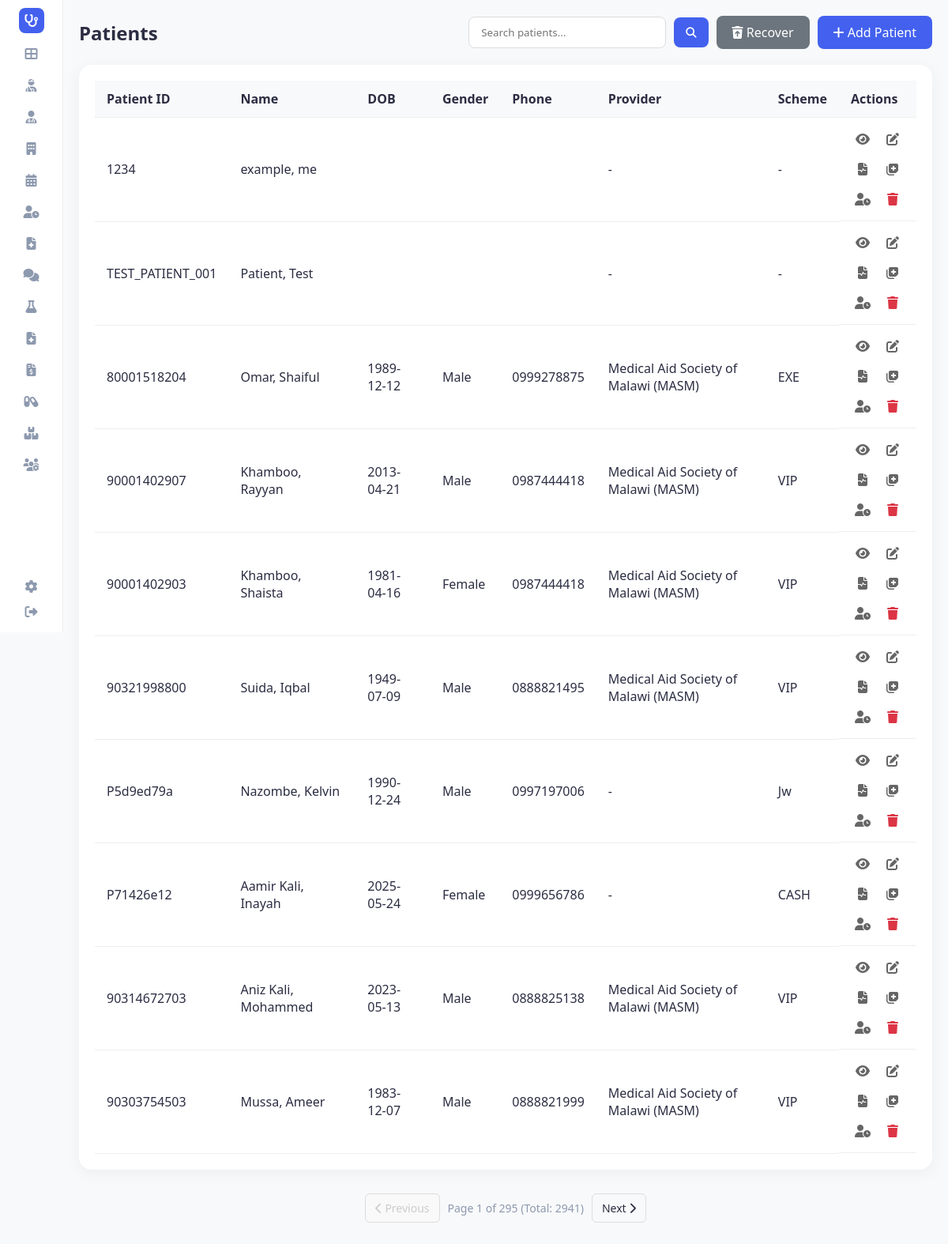
Screenshot of /patients (signed in) with the database file from the repository.
### tables this page shows
CREATE TABLE patients (
                patient_id TEXT PRIMARY KEY,
                first_name TEXT,
                last_name TEXT,
                date_of_birth TEXT,
                gender TEXT,
                phone TEXT,
                email TEXT,
                address TEXT,
                emergency_contact TEXT,
                blood_group TEXT,
                medical_history TEXT,
                created_date TEXT,
                scheme_provider TEXT,
                scheme_type TEXT
            , is_deleted INTEGER DEFAULT 0, deleted_at TEXT);

### app.py (the view)
@app.route('/patients')
def patients():
    page = request.args.get('page', 1, type=int)
    search_term = request.args.get('search', '').replace(',', ' ').strip()
    search_term = " ".join(search_term.split())
    per_page = 10
    conn = hms.db.get_connection()
    cursor = conn.cursor()
    if search_term:
        search_value = f"%{search_term}%"
        query_params = (search_value, search_value, search_value, search_value, search_value, search_value)
        cursor.execute("""
            SELECT * FROM patients
            WHERE is_deleted = 0 AND (
                patient_id LIKE ? OR first_name LIKE ? OR last_name LIKE ?
                OR (first_name || ' ' || last_name) LIKE ?
                OR (last_name || ' ' || first_name) LIKE ?
                OR phone LIKE ?
            )
            ORDER BY rowid DESC LIMIT ? OFFSET ?
        """, (*query_params, per_page, (page - 1) * per_page))
        rows = cursor.fetchall()
        cursor.execute("""
            SELECT COUNT(*) FROM patients
            WHERE is_deleted = 0 AND (
                patient_id LIKE ? OR first_name LIKE ? OR last_name LIKE ?
                OR (first_name || ' ' || last_name) LIKE ?
                OR (last_name || ' ' || first_name) LIKE ?
                OR phone LIKE ?
            )
        """, query_params)
        total_count = cursor.fetchone()[0]
    else:
        cursor.execute("SELECT * FROM patients WHERE is_deleted = 0 ORDER BY rowid DESC LIMIT ? OFFSET ?",
                       (per_page, (page - 1) * per_page))
        rows = cursor.fetchall()
        cursor.execute("SELECT COUNT(*) FROM patients WHERE is_deleted = 0")
        total_count = cursor.fetchone()[0]
    conn.close()
    patients_list = [hms.db._row_to_obj(Patient, row) for row in rows]
    total_pages = math.ceil(total_count / per_page) if total_count else 1
    return render_template('patients.html', patients=patients_list, page=page,
                           total_pages=total_pages, total_count=total_count, search_term=search_term)

### app.py (called while the page is built)
@app.before_request
def require_login():
    allowed_routes = ['login', 'register', 'static']
    if request.endpoint not in allowed_routes and 'user_id' not in session:
        return redirect(url_for('login'))

@app.context_processor
def inject_user():
    username = session.get('username')
    role = session.get('role')
    unread = 0
    if username:
        unread = hms.get_unread_count(username, role)
    return dict(current_user=username, current_role=role, unread_messages_count=unread, hms=hms)

### database/db_manager.py (called while the page is built)
    def get_connection(self):
        conn = sqlite3.connect(self.db_file)
        conn.row_factory = sqlite3.Row
        return conn

    def _row_to_obj(self, cls: Type[T], row: sqlite3.Row) -> T:
        d = dict(row)
        for field in fields(cls):
            if field.type in (dict, Dict[str, Any], list, List[Any]) and d.get(field.name):
                try:
                    d[field.name] = json.loads(d[field.name])
                except:
                    pass
            elif field.type == bool and field.name in d:
                d[field.name] = bool(d[field.name])
        allowed = {f.name for f in fields(cls)}
        filtered = {k: v for k, v in d.items() if k in allowed}
        return cls(**filtered)

### main.py (called while the page is built)
    def get_unread_count(self, user_id: str, role: str) -> int:
        conn = self.db.get_connection()
        cursor = conn.cursor()
        cursor.execute("""
            SELECT COUNT(*) FROM messages
            WHERE is_read = 0 AND (recipient_id = ? OR recipient_id = ? OR recipient_id = 'all')
        """, (user_id, role))
        count = cursor.fetchone()[0]
        conn.close()
        return count

### templates/patients.html (shortened to what this page needs)
<!DOCTYPE html>
<html lang="en">
<head>
    <link rel="stylesheet" href="{{ url_for('static', filename='style.css') }}">
    <link rel="stylesheet" href="https://cdnjs.cloudflare.com/ajax/libs/font-awesome/6.4.0/css/all.min.css">
</head>
<body>
    <div class="container">
        {% include 'sidebar.html' %}
        <main class="main-content">
            <div class="header-actions">
                <h2>Patients</h2>
                <div style="display: flex; gap: 10px;">
                    <form action="{{ url_for('patients') }}" method="get" class="search-form" style="display: flex; align-items: center; gap: 10px;">
                        <input type="text" name="search" placeholder="Search patients..." value="{{ search_term if search_term else '' }}" style="padding: 10px 15px; border: 1px solid #ddd; border-radius: 8px; outline: none; width: 250px;">
                        <button type="submit" style="background-color: #4361ee; color: white; border: none; padding: 10px 15px; border-radius: 8px; cursor: pointer;"><i class="fas fa-search"></i></button>
                    </form>
                    <a href="{{ url_for('deleted_patients') }}" class="btn-add" style="background-color: #6c757d;"><i class="fas fa-trash-restore"></i> Recover</a>
                    <a href="{{ url_for('add_patient') }}" class="btn-add"><i class="fas fa-plus"></i> Add Patient</a>
                </div>
            </div>
            <div class="table-container">
                <table>
                    <thead>
                        <tr>
                            <th>Patient ID</th>
                            <th>Name</th>
                            <th>DOB</th>
                            <th>Gender</th>
                            <th>Phone</th>
                            <th>Provider</th>
                            <th>Scheme</th>
                            <th>Actions</th>
                        </tr>
                    </thead>
                    <tbody>
                        {% for patient in patients %}
                        <tr ondblclick="window.location.href='{{ url_for('patient_details', patient_id=patient.patient_id) }}'" style="cursor: pointer;" title="Double click to view details">
                            <td>{{ patient.patient_id }}</td>
                            <td>{{ patient.last_name }}, {{ patient.first_name }}</td>
                            <td>{{ patient.date_of_birth }}</td>
                            <td>{{ patient.gender }}</td>
                            <td>{{ patient.phone }}</td>
                            <td>{{ patient.scheme_provider or '-' }}</td>
                            <td>{{ patient.scheme_type or '-' }}</td>
                            <td class="actions">
                                <a href="{{ url_for('patient_details', patient_id=patient.patient_id) }}" title="View"><i class="fas fa-eye"></i></a>
                                <a href="{{ url_for('edit_patient', patient_id=patient.patient_id) }}" title="Edit"><i class="fas fa-edit"></i></a>
                                <a href="{{ url_for('patient_records', patient_id=patient.patient_id) }}" title="View All Records"><i class="fas fa-file-medical-alt"></i></a>
                                <a href="{{ url_for('create_medical_record', patient_id=patient.patient_id) }}" title="Create Medical Record"><i class="fas fa-notes-medical"></i></a>
                                <a href="{{ url_for('add_to_queue', patient_id=patient.patient_id) }}" title="Add to Queue"><i class="fas fa-user-clock"></i></a>
                                <a href="{{ url_for('delete_patient', patient_id=patient.patient_id) }}" class="delete" title="Delete" onclick="return confirm('Are you sure you want to delete this patient?')"><i class="fas fa-trash"></i></a>
                            </td>
                        </tr>
                        {% endfor %}
                    </tbody>
                </table>
            </div>
            {% if total_pages > 1 %}
            <div class="pagination">
                <a href="{{ url_for('patients', page=page-1, search=search_term) }}" class="pagination-btn {{ 'disabled' if page == 1 else '' }}">
                    <i class="fas fa-chevron-left"></i> Previous
                </a>
                <div class="pagination-info">
                    Page {{ page }} of {{ total_pages }} (Total: {{ total_count }})
                </div>
                <a href="{{ url_for('patients', page=page+1, search=search_term) }}" class="pagination-btn {{ 'disabled' if page == total_pages else '' }}">
                    Next <i class="fas fa-chevron-right"></i>
                </a>
            </div>
            {% endif %}
        </main>
    </div>
</body>
</html>

### static/style.css (style rules this page uses)
:root { --primary-color: #4361ee; --secondary-color: #3f37c9; --success-color: #4cc9f0; --warning-color: #f72585; --text-dark: #2b2d42; --text-light: #8d99ae; --bg-light: #f8f9fa; --white: #ffffff; --sidebar-width: 80px; --border-radius: 16px; --shadow: 0 4px 20px rgba(0, 0, 0, 0.05); }
* { margin: 0; padding: 0; box-sizing: border-box; font-family: 'Segoe UI', Tahoma, Geneva, Verdana, sans-serif; }
body { background-color: var(--bg-light); color: var(--text-dark); min-height: 100vh; margin: 0; }
.container { display: flex !important; min-height: 100vh !important; height: auto !important; overflow: visible !important; }
.main-content { flex: 1 !important; padding: 20px !important; display: flex; flex-direction: column; min-width: 0; }
.pagination { display: flex; justify-content: center; align-items: center; gap: 10px; margin-top: 20px; padding: 10px; }
.pagination-btn { padding: 8px 12px; border: 1px solid #ddd; border-radius: 6px; text-decoration: none; color: var(--text-dark); transition: all 0.2s; font-size: 14px; }
.pagination-btn.disabled { color: #ccc; pointer-events: none; background-color: #f9f9f9; }
.pagination-info { font-size: 14px; color: var(--text-light); }

### templates/patients.html (style rules this page uses)
.table-container { background-color: white; padding: 20px; border-radius: 16px; box-shadow: 0 4px 20px rgba(0, 0, 0, 0.05); }
.header-actions { display: flex; justify-content: space-between; align-items: center; margin-bottom: 20px; }
.btn-add { background-color: #4361ee; color: white; padding: 10px 20px; text-decoration: none; border-radius: 8px; font-weight: 500; }
table { width: 100%; border-collapse: collapse; }
th, td { padding: 12px 15px; text-align: left; border-bottom: 1px solid #eee; }
th { background-color: #f8f9fa; font-weight: 600; }
.actions { display: grid; grid-template-columns: repeat(2, 1fr); gap: 8px; width: fit-content; }
.actions a { margin-right: 0; color: #666; text-decoration: none; display: flex; align-items: center; justify-content: center; width: 30px; height: 30px; border-radius: 4px; transition: all 0.2s; }
.actions a.delete { color: #dc3545; }

### rows the page displays
patients: patient_id "1234", last_name "example", first_name "me", scheme_provider "-", scheme_type "-"
patients: patient_id "TEST_PATIENT_001", last_name "Patient", first_name "Test", scheme_provider "-", scheme_type "-"
patients: patient_id "80001518204", last_name "Omar", first_name "Shaiful", date_of_birth "1989-12-12", gender "Male", phone "0999278875", scheme_provider "Medical Aid Society of Malawi (MASM)", scheme_type "EXE"
patients: patient_id "90001402907", last_name "Khamboo", first_name "Rayyan", date_of_birth "2013-04-21", gender "Male", phone "0987444418", scheme_provider "Medical Aid Society of Malawi (MASM)", scheme_type "VIP"
patients: patient_id "90001402903", last_name "Khamboo", first_name "Shaista", date_of_birth "1981-04-16", gender "Female", phone "0987444418", scheme_provider "Medical Aid Society of Malawi (MASM)", scheme_type "VIP"
patients: patient_id "90321998800", last_name "Suida", first_name "Iqbal", date_of_birth "1949-07-09", gender "Male", phone "0888821495", scheme_provider "Medical Aid Society of Malawi (MASM)", scheme_type "VIP"
patients: patient_id "P5d9ed79a", last_name "Nazombe", first_name "Kelvin", date_of_birth "1990-12-24", gender "Male", phone "0997197006", scheme_provider "-", scheme_type "Jw"
patients: patient_id "P71426e12", last_name "Aamir Kali", first_name "Inayah", date_of_birth "2025-05-24", gender "Female", phone "0999656786", scheme_provider "-", scheme_type "CASH"
patients: patient_id "90314672703", last_name "Aniz Kali", first_name "Mohammed", date_of_birth "2023-05-13", gender "Male", phone "0888825138", scheme_provider "Medical Aid Society of Malawi (MASM)", scheme_type "VIP"
patients: patient_id "90303754503", last_name "Mussa", first_name "Ameer", date_of_birth "1983-12-07", gender "Male", phone "0888821999", scheme_provider "Medical Aid Society of Malawi (MASM)", scheme_type "VIP"

### other values shown
{{ page }} "1"
{{ total_pages }} "295"
{{ total_count }} "2941"
